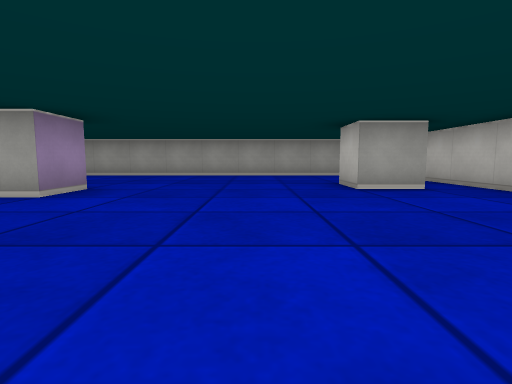
[1] (above)

17 first-person views from a walk through a cub3D ray-caster map. The camera is about half as high as the walls, tilts 6° down and sees 80° across. The floor is counted in squares. Each view is taken from the middle of a square. On the plan, view 1 faces up. The plan holds only what a view shows up to about 9 squares ahead; the rest is blank.

[2]
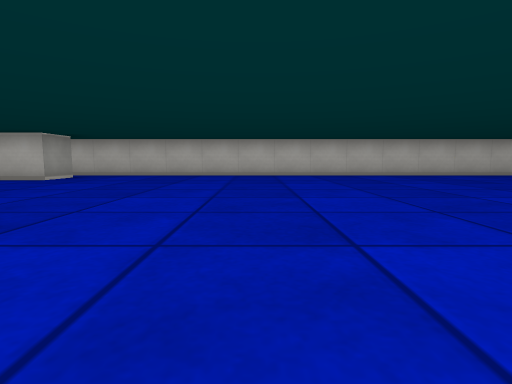

[3]
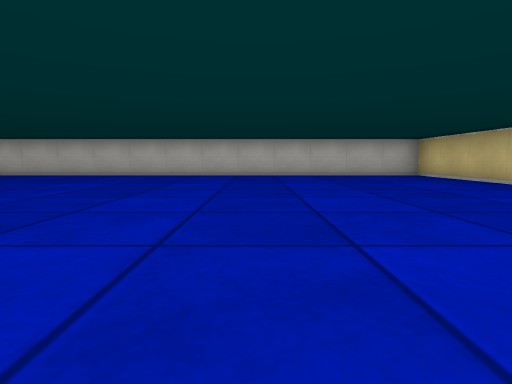

[4]
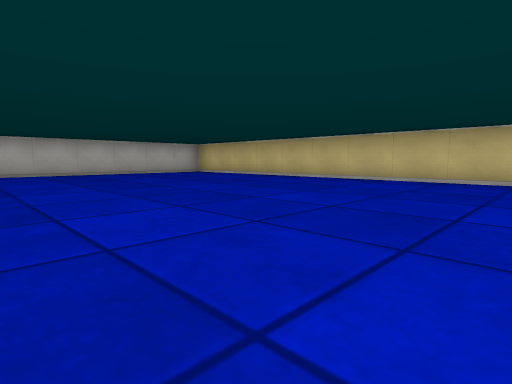

[5]
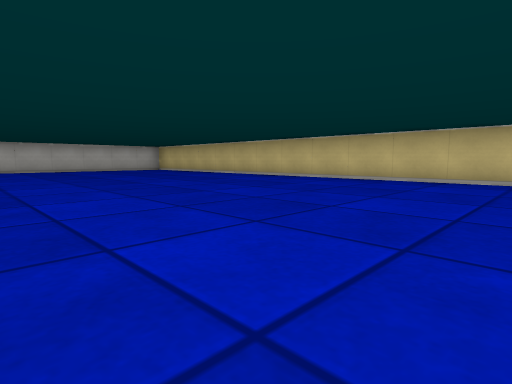

[6]
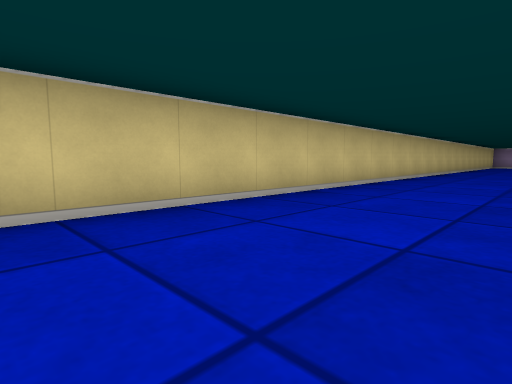

[7]
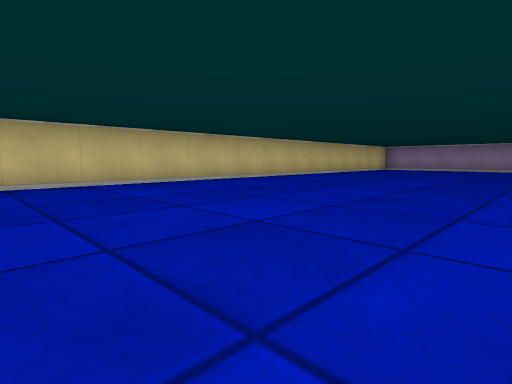

[8]
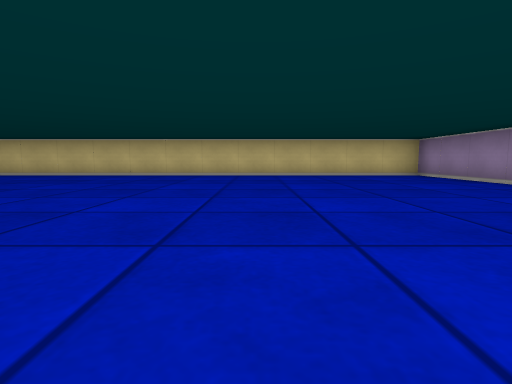

[9]
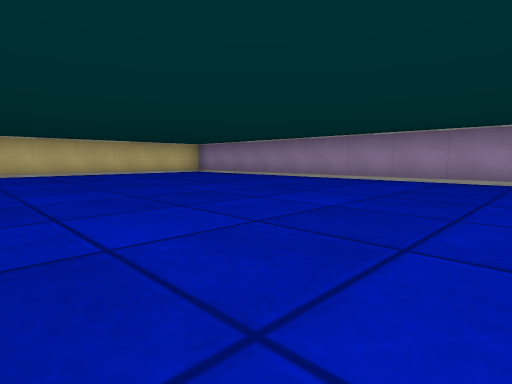

[10]
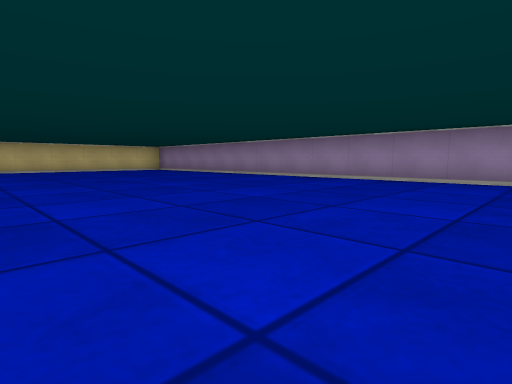

[11]
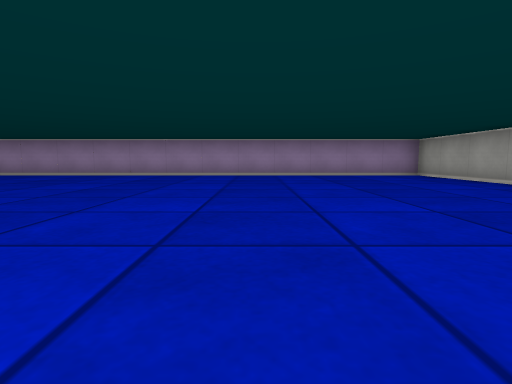

[12]
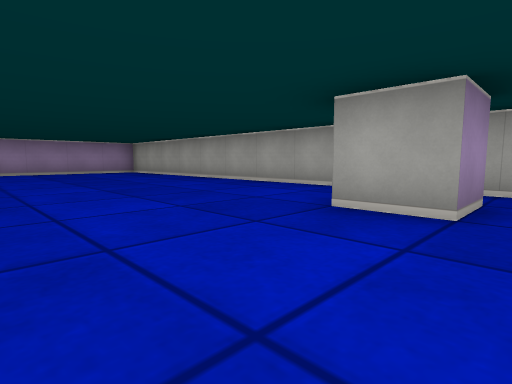

[13]
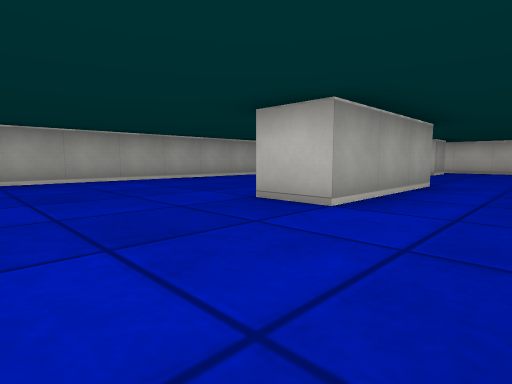

[14]
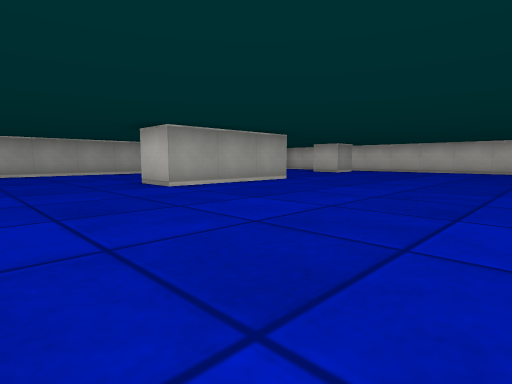

[15]
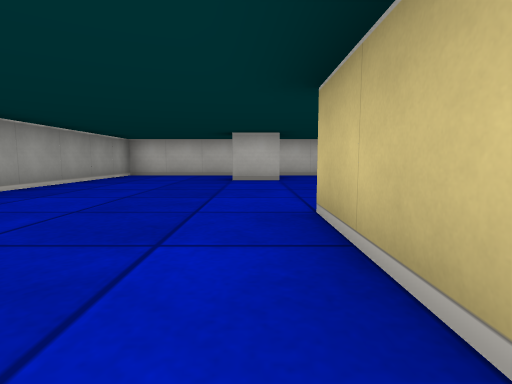

[16]
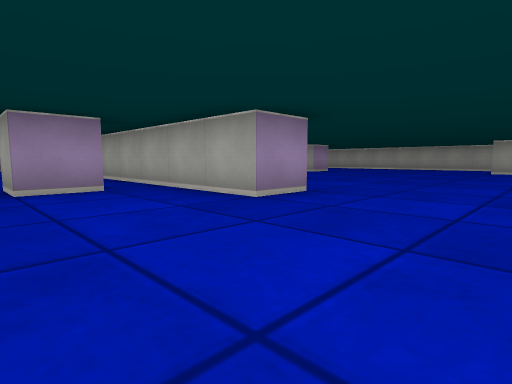

[17]
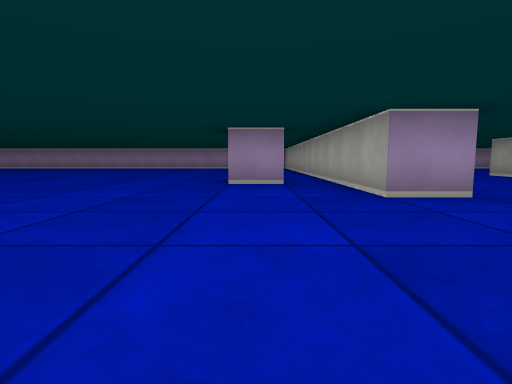

### Floor plan
Points are (right, up) in squares from view 1. A wall is a line through its corners. A room is listed if a view was taken in it or the views show most of it. See-through windows are left out.
Room 1 (views 1, 2, 3, 4, 5, 6, 7, 8, 9, 10, 11, 12, 13, 14, 15, 16, 17)
walls: (-4.5, 4.5) (-2.5, 4.5) (-2.5, 3.5) (-5.5, 3.5) (-5.5, 4.5); (-15.5, 7.6) (-15.5, 6.5) (-16.5, 6.5); (-13.5, 8.5) (-25.5, 8.5) (-25.5, -10.5) (3.5, -10.5) (3.5, 8.5) (-7.5, 8.5); (2.6, 4.5) (1.5, 4.5) (1.5, 5.5)
ways out: opening at (-11.5, 8.8)

Where each view was taken, in squares from view 1:
view 1: 0 up, 0 right, facing up
view 2: 0 up, 5 left, facing right
view 3: 6 down, 5 left, facing right
view 4: 4 down, 6 left, facing down-right
view 5: 4 down, 9 left, facing down-right
view 6: 8 down, 6 left, facing down-left
view 7: 5 down, 12 left, facing down-left
view 8: 2 down, 21 left, facing down
view 9: 1 down, 19 left, facing down-left
view 10: 2 up, 19 left, facing down-left
view 11: 4 up, 17 left, facing left
view 12: 4 up, 15 left, facing up-left
view 13: 2 up, 8 left, facing up-right
view 14: 1 down, 8 left, facing up-right
view 15: 5 up, 5 left, facing right
view 16: 6 up, 11 left, facing up-left
view 17: 7 up, 10 left, facing left
